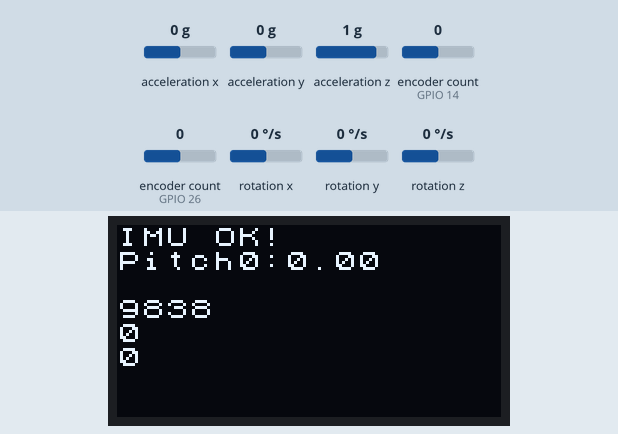
Simulated run of this sketch. Board: ESP32. Shown: 128×64 one-colour display. The test bench sets the inputs (shaded band); at power-on: acceleration y 0 g, encoder count (sensors on GPIO 14, GPIO 26) 0, acceleration z 1 g, acceleration x 0 g, rotation x 0 °/s, rotation y 0 °/s, rotation z 0 °/s.

Above: at 1.2 s.
1.3 s: acceleration y set to -0.2 g
At 1.71 s:
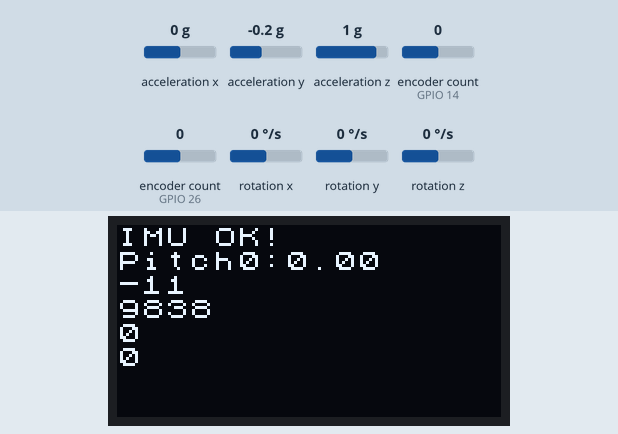
3.9 s: encoder count (sensor on GPIO 14) set to 1
At 4.13 s:
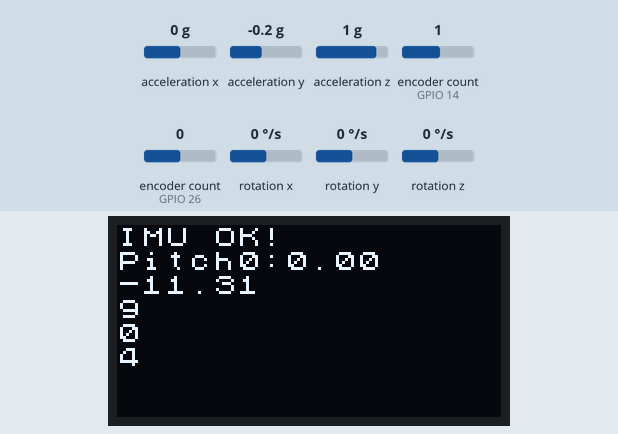
5.4 s: encoder count (sensor on GPIO 26) set to 1
At 5.64 s:
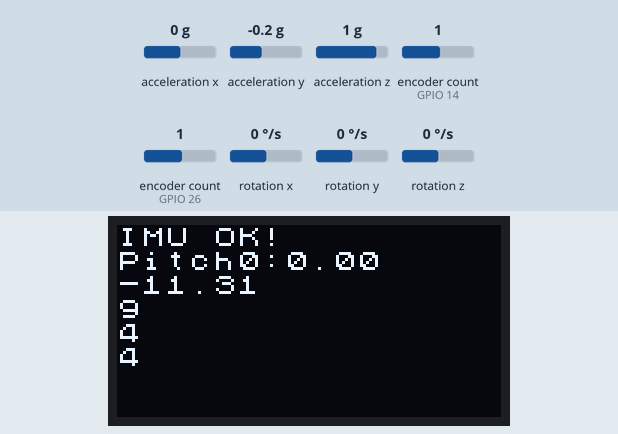
6.9 s: acceleration z set to -1.4 g
At 7.14 s:
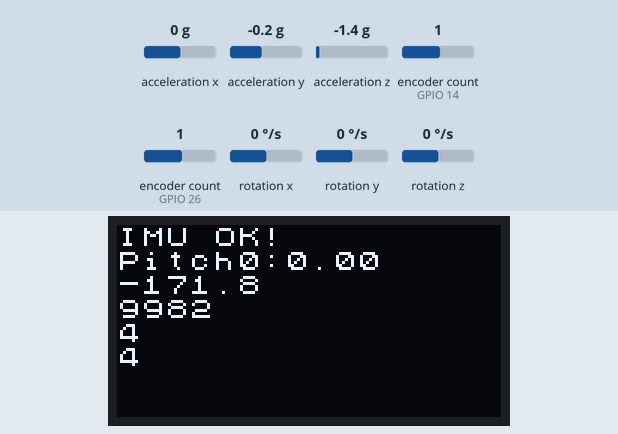
8.4 s: encoder count (sensor on GPIO 14) set to 2
At 8.68 s:
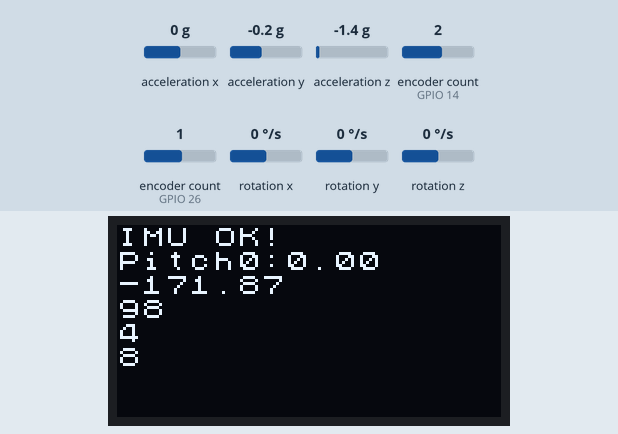
10.0 s: encoder count (sensor on GPIO 26) set to 2
At 10.19 s:
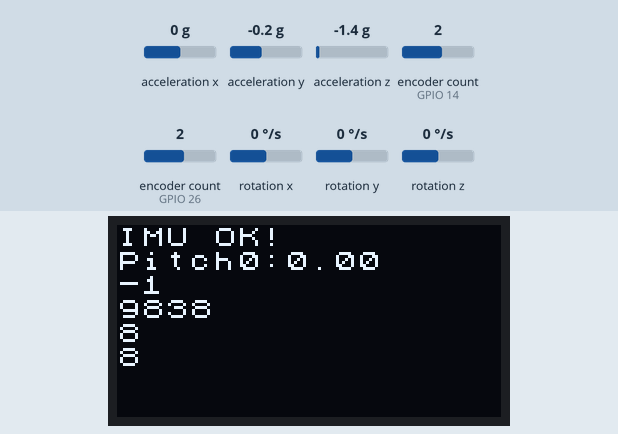
Timing chart, 0 to 12.5 s (numbered marks = the images above; inputs shaded):
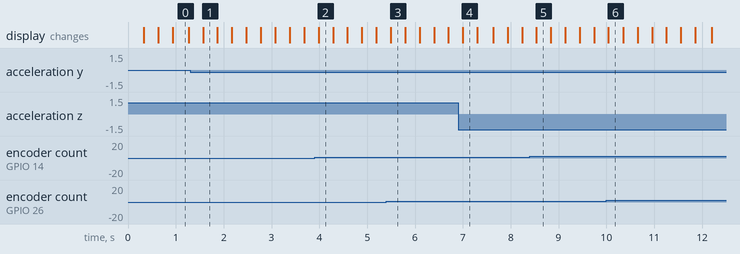

The sketch:

BalRobotESP32.ino
```cpp
//ESP-WROOM-32 KIT

// Default SPI is VSPI
// 23 MOSI
// 19 MISO
// 18 CLK
// 0 CS

// MPU9250
// SCL CLK (18)
// SDA MOSI (23)
// ADO MISO (19)
// CS NCS (22)

#include <Arduino.h>
#include <U8x8lib.h>
#include <SPI.h>
#include "MPU9250.h"
#include <Kalman.h>
#include <ESP32Encoder.h>

const float _r2d = 180.0f / 3.14159265359f;

//enum puType ESP32Encoder::useInternalWeakPullResistors=DOWN;


ESP32Encoder encoderLeft;
ESP32Encoder encoderRight;

U8X8_SH1106_128X64_NONAME_4W_HW_SPI myDisp(4,16,17);  //CS, DC, RES
MPU9250 IMU(SPI,0);
int IMUstatus;
float gx, ay, az;
// char msgBuffer [17];
Kalman pitchKalman;
double pitch = 0.0;
int64_t lastUpdate;

void setup(void)
{
  myDisp.begin();

  ESP32Encoder::useInternalWeakPullResistors=NONE;
  // Attache pins for use as encoder pins
	encoderLeft.attachFullQuad(26, 27);
	encoderRight.attachFullQuad(14, 12);

  myDisp.setFont(u8x8_font_chroma48medium8_r);
  myDisp.setCursor(0, 0);
  myDisp.println("Initialising IMU");

  IMUstatus = IMU.begin();
  if (IMUstatus < 0) {
    myDisp.clearLine(0);
    myDisp.setCursor(0, 0);
    myDisp.println("IMU STARTUP FAIL!");
    myDisp.setCursor(0, 1);
    myDisp.print("Status: ");
    myDisp.println(IMUstatus);
  }
  else {
    myDisp.clearLine(0);
    myDisp.setCursor(0, 0);
    myDisp.println("IMU OK!");
  }

  while( IMU.readSensor() != 1);

  //lastIMUupdate = micros();
  ay = IMU.getAccelY_mss();
  az = IMU.getAccelZ_mss();

  pitch = atan2(ay, -az) * _r2d;
  pitchKalman.setAngle(pitch);
  myDisp.setCursor(0, 1);
  myDisp.print("Pitch0:");
  myDisp.println(pitch);
  lastUpdate = esp_timer_get_time();

}

void loop(void)
{
  int64_t now;

  float pitchAcc;
  if (IMU.readSensor()) {  //Check if data is ready
    gx = IMU.getGyroX_rads();// Read the x/y/z adc values
    ay = IMU.getAccelY_mss();
    az = IMU.getAccelZ_mss();
    pitchAcc = atan2(ay, -az) * _r2d;
    //pitch = pitchKalman.getAngle(pitchAcc, -gx*_r2d, deltat);
    now = esp_timer_get_time();
    myDisp.clearLine(2);
    myDisp.setCursor(0, 2);
    myDisp.println(pitchAcc);
    myDisp.clearLine(3);
    myDisp.setCursor(0, 3);
    myDisp.println( (long int) (now - lastUpdate), 10 );
    lastUpdate = esp_timer_get_time();

    myDisp.clearLine(4);
    myDisp.setCursor(0, 4);
    myDisp.println( (long int)  encoderLeft.getCount() );

    myDisp.clearLine(5);
    myDisp.setCursor(0, 5);
    myDisp.println( (long int) encoderRight.getCount() );
  }
}
```

Measured:
- the behaviour switches between 0 and -0.1 g on acceleration y (found by bisection; images 0 and 1)
- after the input at 1.3 s, the display: changes after 0.27 s (image 1)
